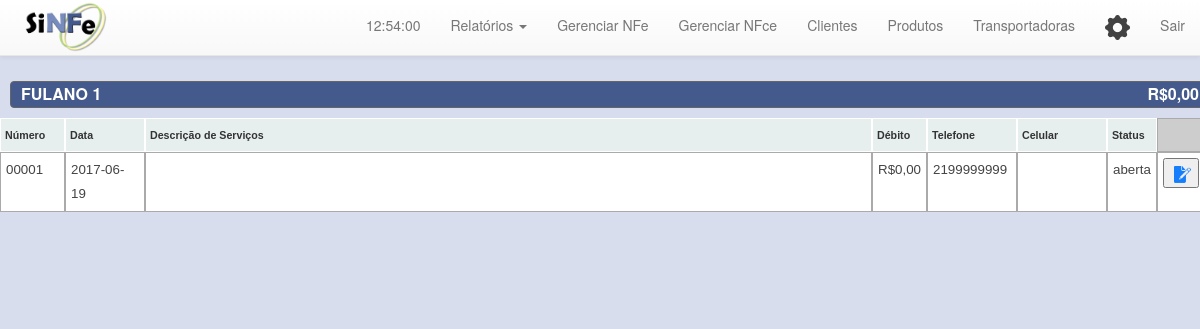
The page /relatorio_ordem.php (signed in) on the database as committed earlier.
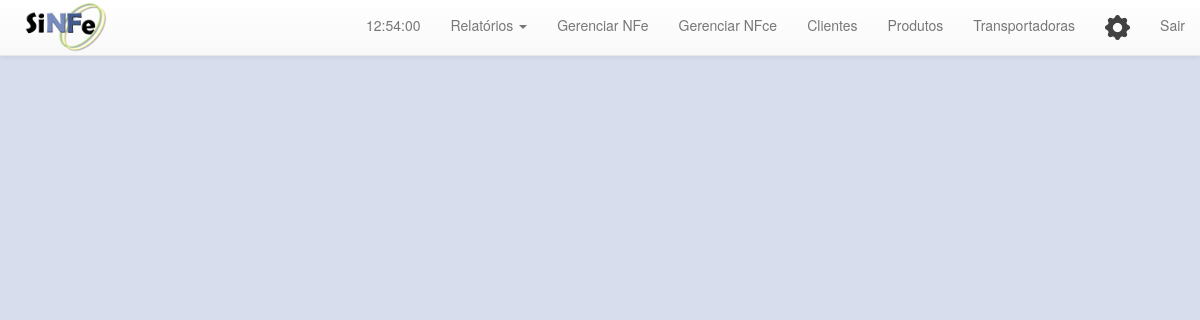
The same page on the database as committed later.
### tables this page shows
CREATE TABLE `tab_cliente` (
  `id_cliente` int(11) NOT NULL,
  `cpf_cnpj_cliente` varchar(20) DEFAULT NULL,
  `estrangeiro_cliente` varchar(20) NOT NULL,
  `nome_razao_social_cliente` varchar(60) DEFAULT NULL,
  `logradouro_cliente` varchar(60) DEFAULT NULL,
  `numero_cliente` varchar(60) DEFAULT NULL,
  `complemento_cliente` varchar(60) DEFAULT NULL,
  `bairro_cliente` varchar(60) DEFAULT NULL,
  `cod_municipio_cliente` varchar(7) DEFAULT NULL,
  `municipio_cliente` varchar(60) DEFAULT NULL,
  `uf_cliente` varchar(2) DEFAULT NULL,
  `cep_cliente` varchar(100) DEFAULT NULL,
  `cod_pais_cliente` varchar(4) NOT NULL,
  `pais_cliente` varchar(6) DEFAULT NULL,
  `telefone_cliente` varchar(20) DEFAULT NULL,
  `inscricao_estadual_cliente` varchar(14) DEFAULT NULL,
  `inscricao_suframa_cliente` varchar(9) DEFAULT NULL,
  `email_cliente` varchar(60) DEFAULT NULL,
  `status_cliente` varchar(50) NOT NULL,
  `data_cadastro_cliente` datetime NOT NULL,
  `isento_icms_cliente` varchar(10) DEFAULT NULL,
  `banco_cliente` varchar(100) NOT NULL,
  `agencia_cliente` varchar(100) NOT NULL,
  `conta_cliente` varchar(100) NOT NULL,
  `nome_contato_cliente` varchar(200) NOT NULL,
  `telefone_contato_cliente` varchar(20) NOT NULL,
  `email_contato_cliente` varchar(200) NOT NULL,
  `celular_cliente` varchar(20) NOT NULL
);

CREATE TABLE `tab_ordem` (
  `id_ordem` int(11) NOT NULL,
  `status_ordem` varchar(50) NOT NULL,
  `id_cliente_ordem` int(11) NOT NULL,
  `aberto_por_ordem` varchar(100) NOT NULL,
  `responsavel_ordem` varchar(100) NOT NULL,
  `data_hora_abertura_ordem` datetime NOT NULL,
  `data_hora_fechamento_ordem` datetime NOT NULL,
  `equip_ordem` varchar(200) NOT NULL,
  `serie_equip_ordem` varchar(50) NOT NULL,
  `garantia_yn_ordem` tinyint(1) NOT NULL,
  `contrato_yn_ordem` tinyint(1) NOT NULL,
  `avulso_yn_ordem` tinyint(1) NOT NULL,
  `n_aprov_yn_ordem` tinyint(1) NOT NULL,
  `inviavel_yn_ordem` tinyint(1) NOT NULL,
  `sem_conserto_yn_ordem` tinyint(1) NOT NULL,
  `garantia_ate_ordem` date NOT NULL,
  `val_pg_ordem` decimal(15,2) NOT NULL,
  `forma_pg_ordem` varchar(20) NOT NULL,
  `conserto_yn_ordem` tinyint(1) NOT NULL,
  `orcamento_yn_ordem` tinyint(1) NOT NULL,
  `tecnico_balcao_ordem` varchar(100) NOT NULL,
  `cabo_forca_yn_ordem` tinyint(1) NOT NULL,
  `cabo_video_yn_ordem` tinyint(1) NOT NULL,
  `bandejas_yn_ordem` tinyint(1) NOT NULL,
  `base_yn_ordem` tinyint(1) NOT NULL,
  `toner_yn_ordem` tinyint(1) NOT NULL,
  `cartucho_preto_yn_ordem` tinyint(1) NOT NULL,
  `cartucho_color_yn_ordem` tinyint(1) NOT NULL,
  `fonte_yn_ordem` tinyint(1) NOT NULL,
  `drive_dvd_yn_ordem` tinyint(1) NOT NULL,
  `pendrive_yn_ordem` tinyint(1) NOT NULL,
  `case_yn_ordem` tinyint(1) NOT NULL,
  `outro_ordem` varchar(200) NOT NULL,
  `defeito_rel_ordem` text NOT NULL,
  `defeito_const_ordem` text NOT NULL,
  `solucao_ordem` text NOT NULL,
  `obs_ordem` text NOT NULL,
  `val_a_pg_ordem` decimal(15,2) NOT NULL,
  `compr_ordem` varchar(60) NOT NULL,
  `tempo_exec_ordem` varchar(60) NOT NULL
);

### php/querys.php (called while the page is built, shortened)
<?php
	function cliente($pdo){
		$select = $pdo->query("SELECT * FROM tab_cliente");
		return $select->fetchAll();
	}
	function ordem($pdo){
		$select = $pdo->query("SELECT * FROM tab_ordem ");
		return $select->fetchAll();
	}
	function cliente_view_1_id($pdo,$id){
		$select = $pdo->query("SELECT * FROM tab_cliente WHERE id_cliente = '".$id."'");
		return $select->fetchAll();
	}
	function ordem_view_1($pdo,$id){
		$select = $pdo->query("SELECT * FROM tab_ordem WHERE id_ordem = ".$id."");
		return $select->fetchAll();
	}

### relatorio_ordem.php (the view, shortened to what this page needs)
<?php
	include "_app/Config.inc.php";
	$cliente = cliente($pdo);
	if(isset($_POST['id']) && $_POST['id'] != NULL){
		$ordem = ordem_id($pdo,$_POST['id']);
		$id = 1;
	}else {
		$ordem = ordem($pdo);
	}
	$cont_tot = 0;
	$cont = 0;
	$lista_deb = array();
	$cliente_deb = array();
	$tot_cliente = array();
	foreach($cliente as $key_1){
		foreach($ordem as $index=>$key_2){
			if($key_1['id_cliente']==$key_2['id_cliente_ordem']){
					$lista_deb[$index]['id_cliente'] = $key_1['id_cliente'];
					$lista_deb[$index]['id_ordem'] = $key_2['id_ordem'];
					$lista_deb[$index]['deb_ordem'] = $key_2['val_a_pg_ordem']-$key_2['val_pg_ordem'];
					$cont = 1;
					$cont_tot += $lista_deb[$index]['deb_ordem'];
			}
		}
		if($cont==1){
			$cliente_deb[] = $key_1['id_cliente'];
			$tot_cliente[$key_1['id_cliente']] = $cont_tot;
			$cont_tot = 0;
			$cont = 0;
		}
	}
?>
<!DOCTYPE html>
<html moznomarginboxes mozdisallowselectionprint>
  <head>
    <link rel="stylesheet" type="text/css" href="css/css_section.css" />
    <link rel="stylesheet" type="text/css" href="css/css_menu.css" />
    <link rel="stylesheet" type="text/css" href="css/ativos.css" />
    <link rel="stylesheet" type="text/css" href="js/tema/style.css" />
  </head>
  <?php include "menu_links.php";?>
    <section id="cadastro">
		<?php
			foreach($cliente_deb as $key_1){
				$cliente_view_1 = cliente_view_1_id($pdo,$key_1);
		?>
			<center>
			<article class="grupo" style="width: 1200px; background: #445A8C; color: #fff; height: 27px; font-size: 12pt;">
				<label style="position: relative; float: left;" ><?php echo $cliente_view_1[0]['nome_razao_social_cliente']; ?></label>
				<label style="position: relative; float: right;"><?php echo "R$".number_format($tot_cliente[$key_1],2,",",""); ?></label>
			</article>
			</center>
			<div id="corpo_ordem" style="width: 1205px;">
				<table id="lista" class="tablesorter">
					<thead>
						<tr id="lista_titulo" style="text-align: center">
							<th style="width: 65px;">
								Número
							</th>
							<th style="width: 80px">
								Data
							</th>
							<th>
								Descrição de Serviços
							</th>
							<th style="width: 50px;">
								Débito
							</th>
							<th style="width: 90px;">
								Telefone
							</th>
							<th style="width: 90px;">
								Celular
							</th>
							<th style="width: 50px;">
								Status
							</th>
							<td style="width: 35px">
							</td>
						</tr>
					</thead>
					<?php foreach($lista_deb as $key) { ?>
						<?php
							$cliente_view_1 = cliente_view_1_id($pdo,$key_1);
							$ordem_view_1 = ordem_view_1($pdo,$key['id_ordem']);
							if($key_1 == $key['id_cliente']){
						?>
							<tr id="lista_content">
								<td>
									<?php echo sprintf('%05d',$ordem_view_1[0]['id_ordem']) ?>
								</td>
								<td>
									<?php
										$data = explode(" ", $ordem_view_1[0]['data_hora_abertura_ordem']);
										echo  $data[0];
									?>
								</td>
								<td>
								</td>
								<td>
									<?php echo "R$".number_format($key['deb_ordem'],2,',','')?>
								</td>
								<td>
									<?php echo $cliente_view_1[0]['telefone_cliente'] ?>
								</td>
								<td>
								</td>
								<td>
									<?php echo $ordem_view_1[0]['status_ordem'] ?>
								</td>
								<td>
									<form action="edita_ordem_deb.php" method="get">
										<button type="submit"><img src="imgs/editar.png" style="width: 20px; margin-bottom: -2px" /></button>
									</form>
								</td>
							</tr>
					<?php }} ?>
				</table>
			</div>
    	<?php } ?>
    	<br />
    </section>
  </body>
</html>

Rows that differ between the two databases and show on the page:
removed tab_cliente: nome_razao_social_cliente "FULANO 1", key_1 "0,00"
no longer on this page (row unchanged): tab_ordem: id_ordem "00001", data_hora_abertura_ordem "2017-06-19", deb_ordem "0,00", tab_cliente.telefone_cliente "2199999999", status_ordem "aberta"
